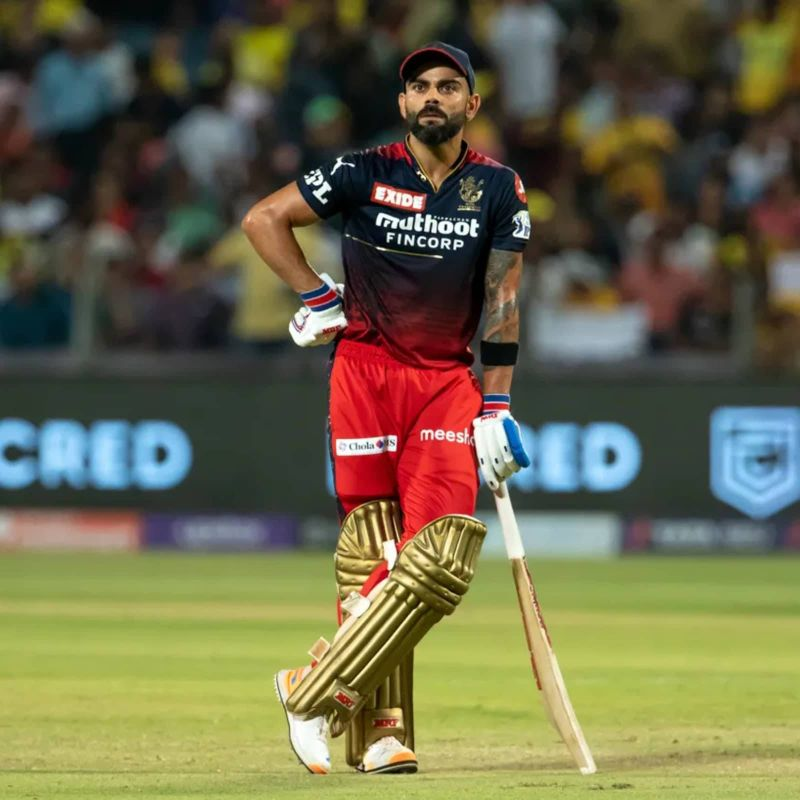
#> input picture 12_DFT/Input.jpg, 800 x 800 px, found by its file name
$ python program.py
#> lines starting #> are read from the running program, lines starting #| are printed output that depends on the picture
import cv2
import numpy as np

img=cv2.imread("input.jpg",0)
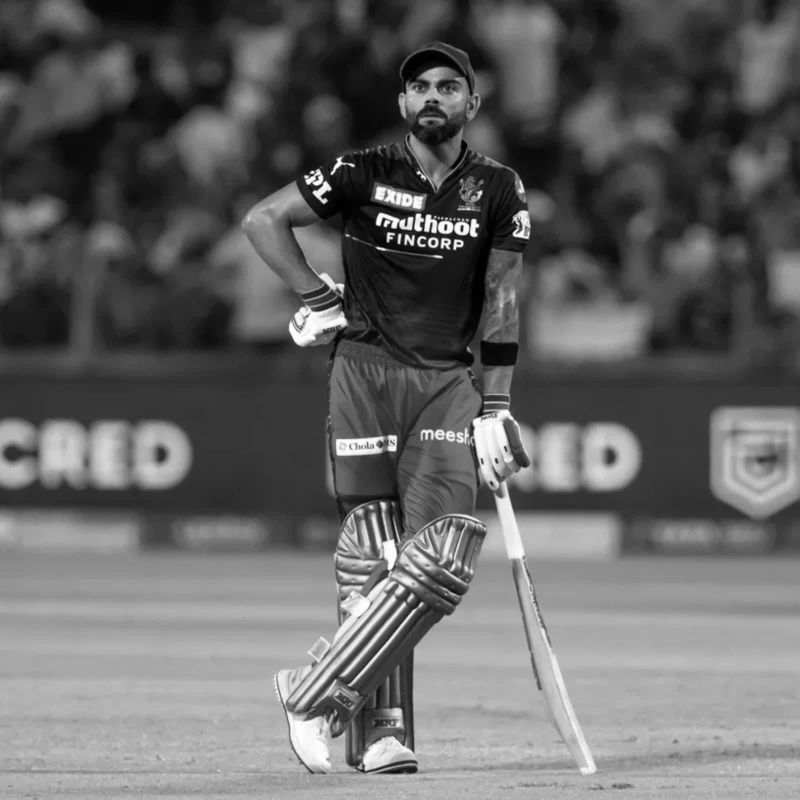
#> img: shape (800, 800); min 0, max 255, mean 101.6
dft=cv2.dft(np.float32(img),flags=cv2.DFT_COMPLEX_OUTPUT)
shifted=np.fft.fftshift(dft)

print("Original image shape:",img.shape)
#| Original image shape: (800, 800)
print("DFT result shape:",dft.shape)
#| DFT result shape: (800, 800, 2)
print("Shifted DFT shape:",shifted.shape)
#| Shifted DFT shape: (800, 800, 2)

mag=cv2.magnitude(shifted[:,:,0],shifted[:,:,1])
mag=cv2.normalize(np.log1p(mag),None,0,255,cv2.NORM_MINMAX).astype(np.uint8)
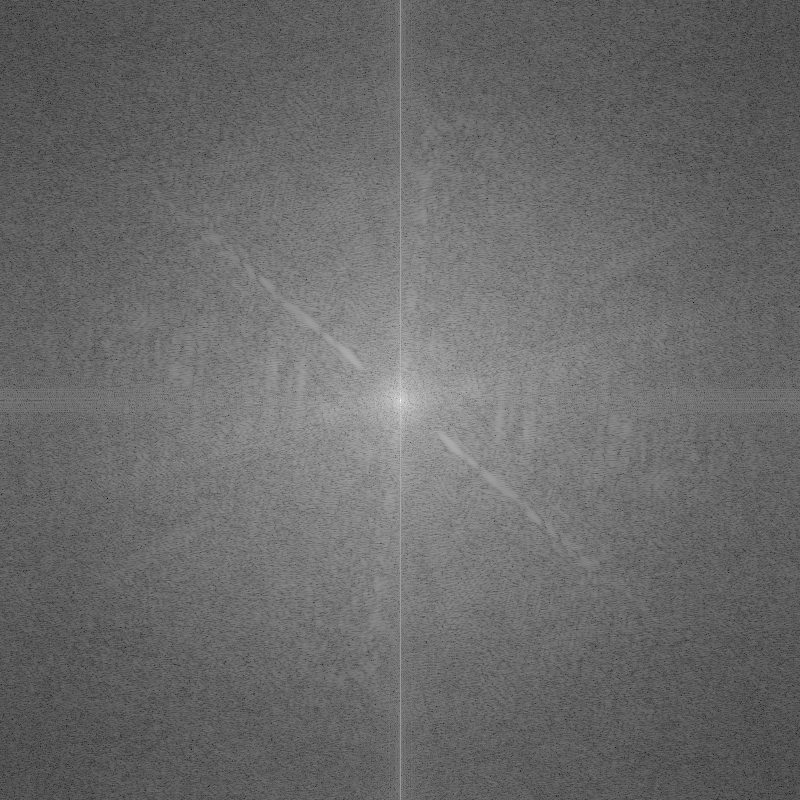
#> mag: shape (800, 800); min 0, max 255, mean 106.3

cv2.imwrite("output.png",mag)
cv2.imshow("Original",img)
cv2.imshow("Magnitude Spectrum",mag)

cv2.waitKey(0)
cv2.destroyAllWindows()
